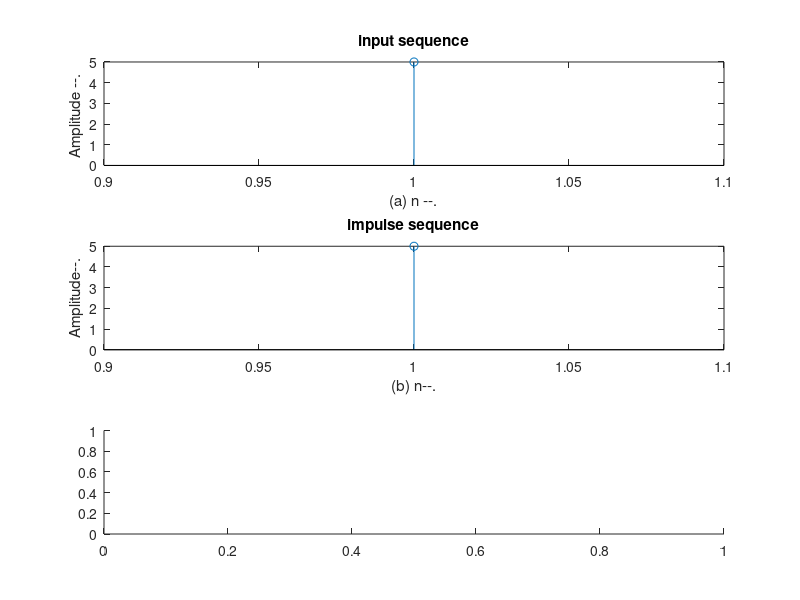

Here is the MATLAB script that generated this plot: (Note: this script raises an error after producing the figure.)
clear all; 
x = input ("enter the 1st sequence");
h = input ("enter the 2nd sequence");
figure;
subplot(3,1,1);
stem(x);
ylabel('Amplitude --. ');
xlabel('(a) n --.');
title('input sequence');
subplot(3,1,2);
stem(h);
ylabel('Amplitude--.');
xlabel('(b) n--.');
title('impulse sequence');
subplot(3,1,3);
y=(fliplr(h));
cor=xcorr(x,h);
stem(cor)
ylabel('Amplitude--.');
xlabel('(c) n--.');
title('Cross correlated sequence');
disp(y)
disp('The resultant signal is');
disp(cor);
